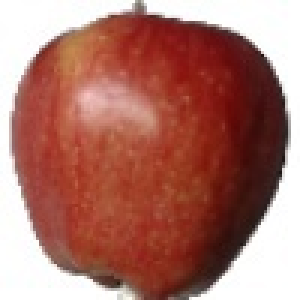
#> input picture Fruit-Images-Dataset/Training/apples/113_100.jpg, 100 x 100 px (shown 3 times larger); its folder holds 4 pictures in this run
$ jupyter execute --allow-errors supervised_pt1.ipynb
#> lines starting #> are read from the running program, lines starting #| are printed output that depends on the picture
# Supervised Learning - Part 1

Assume there is an unknown function $F^*$ that maps $X_n$'s to $Y$'s such that $Y=F^*(X)$.

Let's call $F^*$ our *Target* function.

We generally can't hope to ever observe $F^*$ directly, but we have examples (or samples) of its inputs and its output.

The goal of a **Supervised Learning** algorithm is to find a good *Model* $\hat{F}$ of the unknown *Target* $F^*$ based on these examples.

## How do algorithms search for Models?

Algorithms **learn** from data by computing an *estimate* $\hat{F}$ from the data examples. This can be thought of as *fitting* a function to the data examples:

$\hat{F(X)} = \underset{\theta}{\operatorname{argmin}} L(Y,f(X;\theta))$

Where $L(Y,f(X;\theta))$ is a function that measures the error made by some function $f(X;\theta)$ in approximating $Y$. In other words, algorithms will try to find optimal values for a set of parameters $\theta$ such that the error in using $f$ evaluated at example inputs $X$ to approximate example outputs $Y$ is minimized. This process is called **Training** a model and the examples used to train the model are called the **Training Set**.

There are many options of error measure $L$. The choice of $L$ depends on the type of problem (or type of Task) and the choice of algorithm. $L$ is called the **Loss** function, and it's also sometimes called the **Energy** or **Cost** function. We'll come back to this subject later in the workshop.

Different algorithms will focus on different classes of function $f$ with a different number of parameters $\theta$ to approximate $Y$.

Here is a visual representation of these ideas.

## Imagine a space inhabited by functions...

$\hat{F_1 (x)}$ and $\hat{F_2 (x)}$ are a models of $F^*(x)$. Both are close to the real thing, but are still not exactly it. There is an idea of **error**.

Different algorithms will be most effective at finding models within different parts of this space. Some algorithms are more restrictive and are ONLY able to search in very limited parts of the space.

**DISCLAIMER**: This diagram is merely illustrative and does not reflect the real overlaps and boundaries of different classes of functions.

Here is how you can see these ideas in practice:

[cell 1]
import numpy as np
import matplotlib.pyplot as plt
from sklearn.linear_model import LinearRegression

f = lambda x: (x**3 + 4*x + 2) + np.random.normal(0,10)

f(4)

dataset = [(x,f(x)) for x in np.linspace(0,10,100)]

X,Y = zip(*dataset)

X = np.array(X).reshape(-1,1) # Scikit-learn needs this to work with only one input/feature

plt.scatter(X,Y)

# IS LINEAR REGRESSION USEFUL ON THIS DATASET?

model = LinearRegression()

model.fit(X,Y)

Y_hat = model.predict(X)

plt.plot(X, Y_hat, color='r')
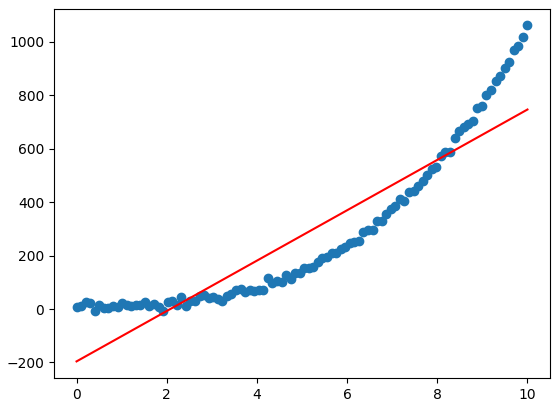
#> figure drawn by matplotlib, 1 panel; curve peaks at x = 10, y = 746.2

[cell 2]
# LET'S TRY WITH POLYNOMIAL BASIS EXPANSIONS

from sklearn.preprocessing import PolynomialFeatures

plt.scatter(X,Y)

poly = PolynomialFeatures(degree=2)

X_poly = poly.fit_transform(X)  #TRANSFORM X INTO X^n

model.fit(X_poly,Y)

plt.plot(X, model.predict(X_poly), color='r')
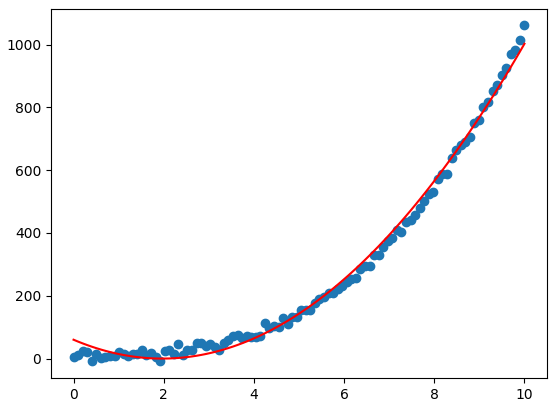
#> figure drawn by matplotlib, 1 panel; curve peaks at x = 10, y = 1002.4

[cell 3]
# NOW LET'S TRY A NEURAL NETWORK

from sklearn.neural_network import MLPRegressor

plt.scatter(X,Y)

model = MLPRegressor(hidden_layer_sizes=(100,50,10), max_iter=1000) #NEURAL NETWORKS ARE FLEXIBLE, TRY DIFFERENT NUMBERS OF LAYERS AND NEURONS...

model.fit(X,Y)

Y_hat = model.predict(X)

plt.plot(X, Y_hat, color='r')
#> figure, not shown here; curve peaks at x = 10, y = 898.1

## How do you know if your Model is any good?

In the first example above, the model was obviously bad...

In the second, the model looks close!

In the third example you have to try different parameters, but you can get close too!

But does that mean these models are good approximations of the real $F^*$ ? In the first two examples we know they are not. But we don't often know the shape of $F^*$ in real life.

What we did above was, borrowing from statistical jargon, training a model by minimizing the error on *in-sample* data... but what we are actually interested in is how our model performs on *out-of-sample* data! We care about predicting $Y$ in the population!

Here's what our models looks like when we extend the range of the plot to show points outside of the sample we used to train:

[cell 4]
new_X = np.linspace(-10,20,100).reshape(-1,1)

new_Y = f(new_X)

#new_X_poly = poly.fit_transform(new_X)

plt.scatter(new_X,new_Y)

plt.plot(new_X, model.predict(new_X), color='r')
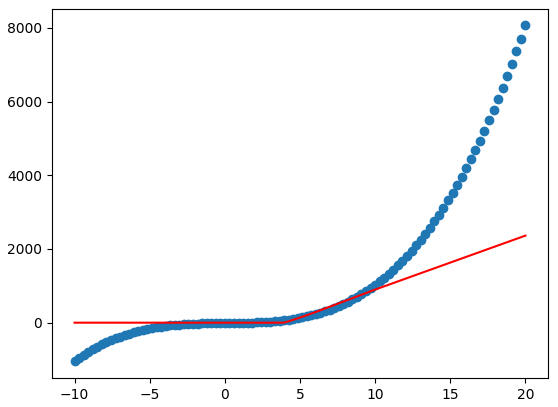
#> figure drawn by matplotlib, 1 panel; curve peaks at x = 20, y = 2363.2

In general, the in-sample error, or **Training Error**, is not a very good measure of how well the model will do on out-of-sample data. In fact, models can have an arbitrarily small **Training Error** and be very bad at predicting out-of-sample values. To see this, consider what would happen if you were to interpolate the points from the example above using a very wiggly function.

So in practice you will need to have not one, but TWO datasets. One to train your model on and another to validate it. This second dataset is called a **Test Set** and it is a collection of inputs and outputs you obtained from the same source as your training data, but that you **did not use to train your model.**

It is the error in this dataset, called the **Test Error** that matters when we talk about the quality of our predictions, and hence the quality of our model.

Concretely, you will train your model on the **Training Set**, looking to minimize the **Training Error**. Then you will pick up the model you trained and plug in the inputs from your **Test Set**. You will then use the outputs you get from your model and compare them to the outputs in your **Test Set**. This will allow you to compute your **Test Error**.

Rinse and repeat until you're statisfied with the performance of your model on the **Test Set**!

A common rule-of-thumb is to break your initial data set in two chunks: about 80% of all examples go into your **Training Set**, the remaining 20% are set aside for your **Test Set**.

Another popular approach is to break your initial data set in THREE chunks: a **Training Set**, a **Validation Set** and a **Test Set**, where the **Validation Set** is not used directly to train the model, but the error in this set is used as the yardstick to *fine-tune* a model, so it participates indirectly in the training.

Let's look into some examples with real datasets to see how this works:

## Real Example 1: Flower Species Classification

In the toy examples we've seen above, we used a mathematical function to generate points and used different algorithms to try and approximate it. In that case, both our input X and output Y were quantitative (a real number representing a quantity). In Machine Learning this type of task, i.e. predicting a quantitative output, is called **Regression**.

Now let's look at an example where the output is no longer quantitative, but *categorical*, meaning that the output variable represents categories of things - a task called **Classification**.

We will use a popular Python Machine Learning library called **scikit-learn** to show how it works in practice.

### The Iris dataset

This example uses a classic dataset called the "Iris" dataset. It contains a number of measurements of differnt species of Iris flowers along with a label indicating which of 3 species of Iris the measurements came from.

We will train a model to take in measurements as inputs and predict the species.

Let's take a look at the data:

[cell 5]
from pandas import read_csv
from pandas.plotting import scatter_matrix
from sklearn.model_selection import train_test_split

headers = ['sepal-length', 'sepal-width', 'petal-length', 'petal-width', 'species']

#> (the rest of this cell did not finish here and is left out)

#> (a cell that did not finish here is left out)

#> (a cell that did not finish here is left out)

#> (a cell that did not finish here is left out)

#> (a cell that did not finish here is left out)

#> (a cell that did not finish here is left out)

[cell 11]
# NOW LET'S TRY DIFFERENT ALGORITHMS - FIRST A LINEAR MODEL: LOGISTIC REGRESSION

from sklearn.linear_model import LogisticRegression
from sklearn.metrics import accuracy_score, plot_confusion_matrix

lr_model = LogisticRegression(solver='liblinear', multi_class='ovr')

#> (the rest of this cell did not finish here and is left out)

[cell 12]
# ANOTHER MODEL: TREE CLASSIFIERS

from sklearn.tree import DecisionTreeClassifier

tree_model = DecisionTreeClassifier()

#> (the rest of this cell did not finish here and is left out)

[cell 13]
# ONE MORE: SUPPORT VECTOR MACHINES (SVM)

from sklearn.svm import SVC

svm_model = SVC(kernel = 'linear')

#> (the rest of this cell did not finish here and is left out)

## Exercise 1: Wine Classification

Now it's your turn. This next dataset contains a number of measurements done in a chemical analysis of 3 different types of wine.

You will train a Support Vector Machine model to predict the type of wine based on the measurements. Use the example above as inspiration.

#> (a cell that did not finish here is left out)

## Real Example 2: Image Classification

In the Flower Species Classification we had a dataset with numerical features/inputs and a categorical response/output. The categories in our example appeared as text, but the code transformed them into numbers under the hood. What other types of data can be encoded as numbers?

The answer is: pretty much anything can.

Let's look at a Classification problem using images. We will train a model to classify images as either Apples or Oranges:

[cell 15]
import numpy as np
import os
import cv2
import matplotlib.pyplot as plt

an_apple = cv2.imread('./Fruit-Images-Dataset/Training/apples/0_100.jpg')

#> (the rest of this cell did not finish here and is left out)

[cell 16]
a_banana = cv2.imread('./Fruit-Images-Dataset/Training/oranges/0_100.jpg')

#> (the rest of this cell did not finish here and is left out)

[cell 17]
# LET'S CREATE OUR TRAINING SET

apples_dir = './Fruit-Images-Dataset/Training/apples/'
oranges_dir = './Fruit-Images-Dataset/Training/oranges/'

apples = [ (cv2.imread(apples_dir + img).flatten()/255,"apple") for img in os.listdir(apples_dir) ]
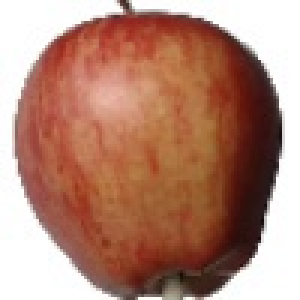
#> input picture Fruit-Images-Dataset/Training/apples/12_100.jpg, 100 x 100 px (shown 3 times larger)
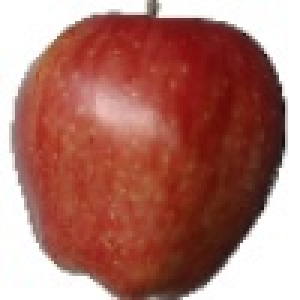
#> input picture Fruit-Images-Dataset/Training/apples/130_100.jpg, 100 x 100 px (shown 3 times larger)
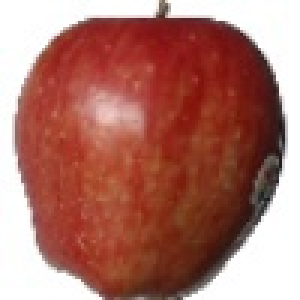
#> input picture Fruit-Images-Dataset/Training/apples/142_100.jpg, 100 x 100 px (shown 3 times larger)
#> apples = 4 items

#> (the rest of this cell did not finish here and is left out)
